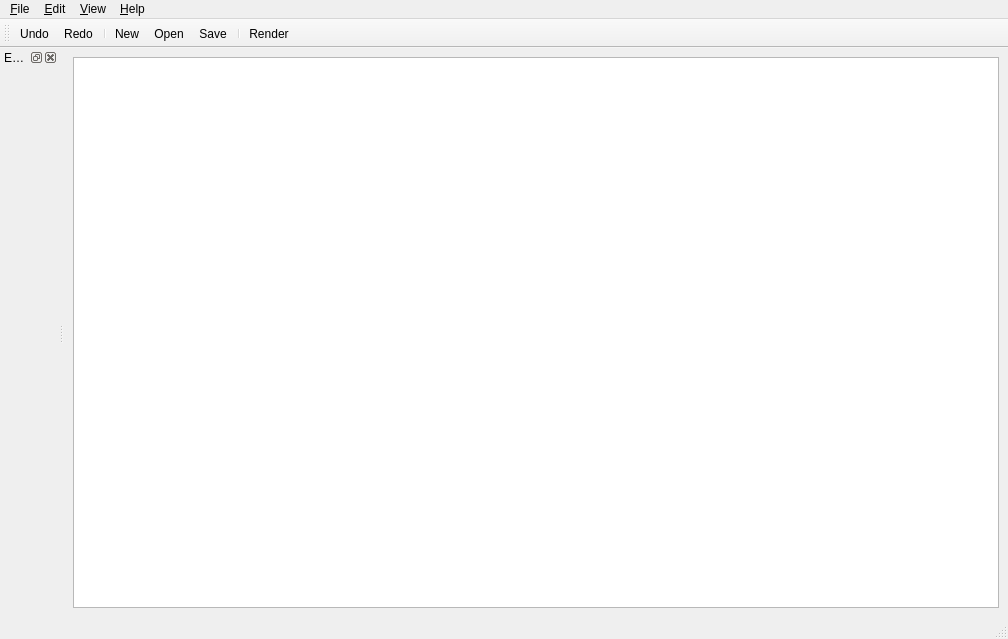
<?xml version="1.0" encoding="UTF-8"?>
<ui version="4.0">
 <class>MainWindow</class>
 <widget class="QMainWindow" name="MainWindow">
  <property name="geometry">
   <rect>
    <x>0</x>
    <y>0</y>
    <width>1008</width>
    <height>639</height>
   </rect>
  </property>
  <property name="windowTitle">
   <string>MainWindow</string>
  </property>
  <widget class="QWidget" name="centralwidget">
   <layout class="QHBoxLayout" name="horizontalLayout">
    <item>
     <widget class="QGraphicsView" name="view"/>
    </item>
   </layout>
  </widget>
  <widget class="QMenuBar" name="menubar">
   <property name="geometry">
    <rect>
     <x>0</x>
     <y>0</y>
     <width>1008</width>
     <height>22</height>
    </rect>
   </property>
   <widget class="QMenu" name="menu_File">
    <property name="title">
     <string>&amp;File</string>
    </property>
    <widget class="QMenu" name="menuOpen_Recent">
     <property name="title">
      <string>Open &amp;Recent</string>
     </property>
    </widget>
    <addaction name="action_New"/>
    <addaction name="action_Open"/>
    <addaction name="menuOpen_Recent"/>
    <addaction name="action_Save"/>
    <addaction name="action_Save_As"/>
    <addaction name="separator"/>
    <addaction name="action_Preferences"/>
    <addaction name="action_Exit"/>
   </widget>
   <widget class="QMenu" name="menu_View">
    <property name="title">
     <string>&amp;View</string>
    </property>
    <addaction name="action_ShowCode"/>
    <addaction name="separator"/>
    <addaction name="action_Render"/>
   </widget>
   <widget class="QMenu" name="menuHelp">
    <property name="title">
     <string>&amp;Help</string>
    </property>
    <addaction name="action_AboutGraphDonkey"/>
    <addaction name="action_AboutGraphviz"/>
    <addaction name="action_AboutQt"/>
   </widget>
   <widget class="QMenu" name="menuEdit">
    <property name="title">
     <string>&amp;Edit</string>
    </property>
    <addaction name="action_Undo"/>
    <addaction name="action_Redo"/>
    <addaction name="separator"/>
    <addaction name="action_Select_All"/>
    <addaction name="action_Delete"/>
    <addaction name="separator"/>
    <addaction name="action_Copy"/>
    <addaction name="action_Paste"/>
    <addaction name="action_Cut"/>
   </widget>
   <addaction name="menu_File"/>
   <addaction name="menuEdit"/>
   <addaction name="menu_View"/>
   <addaction name="menuHelp"/>
  </widget>
  <widget class="QStatusBar" name="statusbar"/>
  <widget class="QDockWidget" name="graphvizDataDock">
   <property name="windowTitle">
    <string>Enter Graphviz Data:</string>
   </property>
   <attribute name="dockWidgetArea">
    <number>1</number>
   </attribute>
   <widget class="QWidget" name="graphvizData">
    <layout class="QVBoxLayout" name="verticalLayout_2"/>
   </widget>
  </widget>
  <widget class="QToolBar" name="toolBar">
   <property name="windowTitle">
    <string>toolBar</string>
   </property>
   <attribute name="toolBarArea">
    <enum>TopToolBarArea</enum>
   </attribute>
   <attribute name="toolBarBreak">
    <bool>false</bool>
   </attribute>
   <addaction name="actionUndo"/>
   <addaction name="actionRedo"/>
   <addaction name="separator"/>
   <addaction name="actionNew"/>
   <addaction name="actionOpen"/>
   <addaction name="actionSave"/>
   <addaction name="separator"/>
   <addaction name="actionRender"/>
  </widget>
  <action name="actionNew">
   <property name="text">
    <string>New</string>
   </property>
  </action>
  <action name="actionOpen">
   <property name="text">
    <string>Open</string>
   </property>
  </action>
  <action name="actionSave">
   <property name="text">
    <string>Save</string>
   </property>
  </action>
  <action name="actionRender">
   <property name="text">
    <string>Render</string>
   </property>
  </action>
  <action name="action_New">
   <property name="text">
    <string>&amp;New</string>
   </property>
   <property name="shortcutContext">
    <enum>Qt::ApplicationShortcut</enum>
   </property>
  </action>
  <action name="action_Open">
   <property name="text">
    <string>&amp;Open</string>
   </property>
   <property name="shortcutContext">
    <enum>Qt::ApplicationShortcut</enum>
   </property>
  </action>
  <action name="action_Save">
   <property name="text">
    <string>&amp;Save</string>
   </property>
   <property name="shortcutContext">
    <enum>Qt::ApplicationShortcut</enum>
   </property>
  </action>
  <action name="action_ShowCode">
   <property name="checkable">
    <bool>true</bool>
   </property>
   <property name="checked">
    <bool>true</bool>
   </property>
   <property name="text">
    <string>Show &amp;Code Editor</string>
   </property>
  </action>
  <action name="action_Render">
   <property name="text">
    <string>&amp;Render</string>
   </property>
   <property name="shortcutContext">
    <enum>Qt::ApplicationShortcut</enum>
   </property>
  </action>
  <action name="action_Save_As">
   <property name="text">
    <string>Save &amp;As</string>
   </property>
  </action>
  <action name="action_AboutGraphviz">
   <property name="text">
    <string>About &amp;Graphviz</string>
   </property>
  </action>
  <action name="action_AboutQt">
   <property name="text">
    <string>About &amp;Qt</string>
   </property>
  </action>
  <action name="action_Select_All">
   <property name="text">
    <string>&amp;Select All</string>
   </property>
  </action>
  <action name="action_Copy">
   <property name="text">
    <string>&amp;Copy</string>
   </property>
  </action>
  <action name="action_Paste">
   <property name="text">
    <string>&amp;Paste</string>
   </property>
  </action>
  <action name="action_Cut">
   <property name="text">
    <string>C&amp;ut</string>
   </property>
  </action>
  <action name="action_Delete">
   <property name="text">
    <string>&amp;Delete</string>
   </property>
  </action>
  <action name="action_Undo">
   <property name="text">
    <string>&amp;Undo</string>
   </property>
  </action>
  <action name="action_Redo">
   <property name="text">
    <string>&amp;Redo</string>
   </property>
  </action>
  <action name="actionUndo">
   <property name="text">
    <string>Undo</string>
   </property>
  </action>
  <action name="actionRedo">
   <property name="text">
    <string>Redo</string>
   </property>
  </action>
  <action name="action_AboutGraphDonkey">
   <property name="text">
    <string>About Graph&amp;Donkey</string>
   </property>
  </action>
  <action name="action_Exit">
   <property name="text">
    <string>E&amp;xit</string>
   </property>
  </action>
  <action name="action_Clear_Recents">
   <property name="text">
    <string>Clear Recents</string>
   </property>
  </action>
  <action name="action_CheckUpdates">
   <property name="text">
    <string>Check for &amp;Updates</string>
   </property>
  </action>
  <action name="action_Preferences">
   <property name="text">
    <string>&amp;Preferences</string>
   </property>
  </action>
 </widget>
 <resources/>
 <connections>
  <connection>
   <sender>action_ShowCode</sender>
   <signal>toggled(bool)</signal>
   <receiver>graphvizDataDock</receiver>
   <slot>setVisible(bool)</slot>
   <hints>
    <hint type="sourcelabel">
     <x>-1</x>
     <y>-1</y>
    </hint>
    <hint type="destinationlabel">
     <x>28</x>
     <y>335</y>
    </hint>
   </hints>
  </connection>
 </connections>
</ui>
